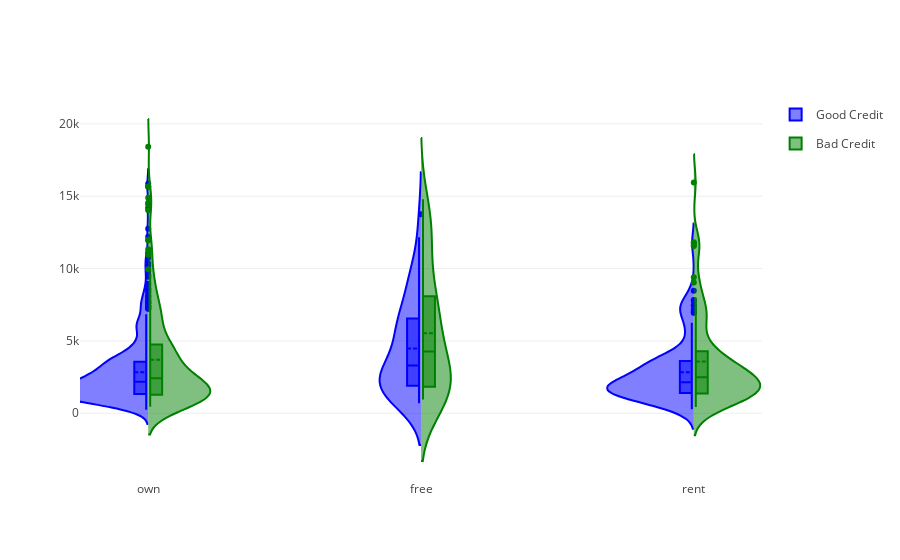

Write notebook code for a chart like this one.
### Markdown cell above
<h3>Distribuition of Credit Amount by Housing</h3>

### Code cell
fig = {
    "data": [
        {
            "type": 'violin',
            "x": df_good['Housing'],
            "y": df_good['Credit amount'],
            "legendgroup": 'Good Credit',
            "scalegroup": 'No',
            "name": 'Good Credit',
            "side": 'negative',
            "box": {
                "visible": True
            },
            "meanline": {
                "visible": True
            },
            "line": {
                "color": 'blue'
            }
        },
        {
            "type": 'violin',
            "x": df_bad['Housing'],
            "y": df_bad['Credit amount'],
            "legendgroup": 'Bad Credit',
            "scalegroup": 'No',
            "name": 'Bad Credit',
            "side": 'positive',
            "box": {
                "visible": True
            },
            "meanline": {
                "visible": True
            },
            "line": {
                "color": 'green'
            }
        }
    ],
    "layout" : {
        "yaxis": {
            "zeroline": False,
        },
        "violingap": 0,
        "violinmode": "overlay"
    }
}


py.iplot(fig, filename = 'violin/split', validate = False)

### Figure 1 — Plotly figure (JSON) as saved in the notebook; plotly's stock layout.template omitted (floating-point values rounded to 4 significant figures; data arrays with more than 128 entries replaced by an {"elided": "..."} marker saying what was removed)
{"data": [{"box": {"visible": true}, "legendgroup": "Good Credit", "line": {"color": "blue"}, "meanline": {"visible": true}, "name": "Good Credit", "scalegroup": "No", "side": "negative", "type": "violin", "x": {"elided": "700 str values"}, "y": {"elided": "700 int values"}}, {"box": {"visible": true}, "legendgroup": "Bad Credit", "line": {"color": "green"}, "meanline": {"visible": true}, "name": "Bad Credit", "scalegroup": "No", "side": "positive", "type": "violin", "x": {"elided": "300 str values"}, "y": {"elided": "300 int values"}}], "layout": {"violingap": 0, "violinmode": "overlay", "yaxis": {"zeroline": false}}}
